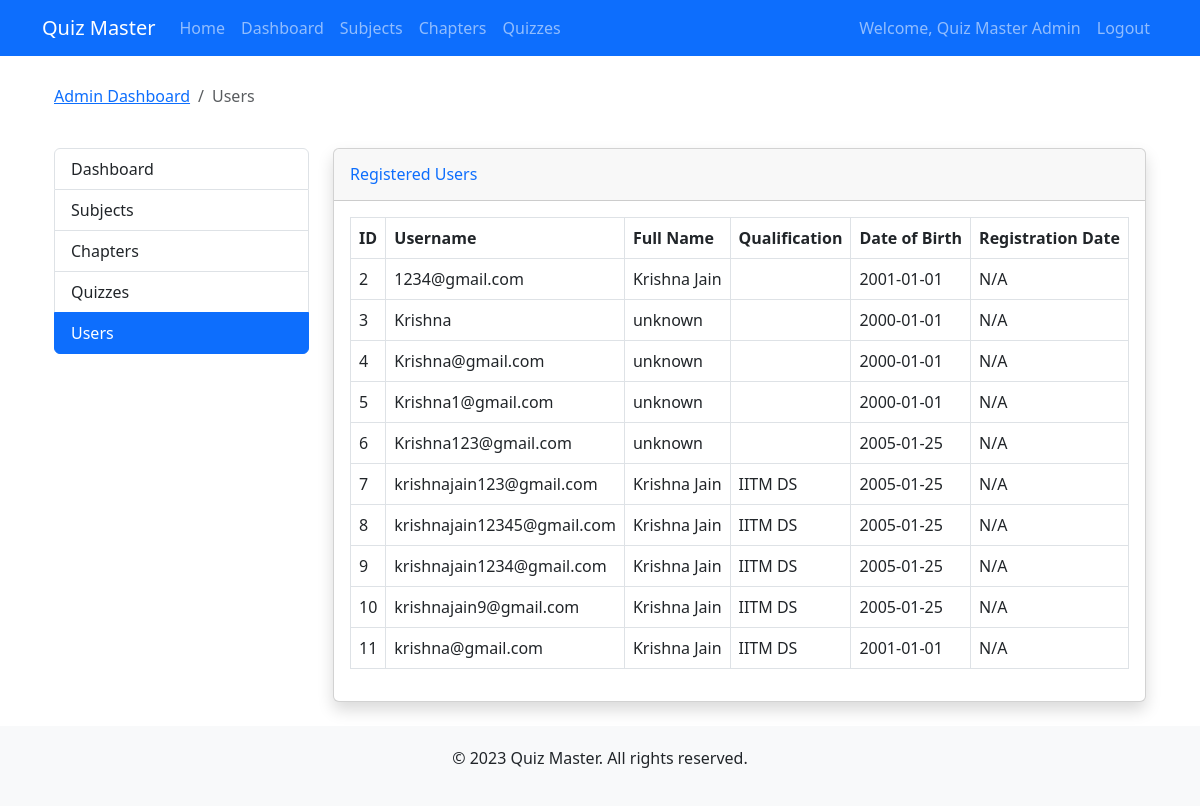
The app's page /admin/users (signed in) with its own data.
### models.py (models this page shows, shortened)
class User(db.Model, UserMixin):
    id = db.Column(db.Integer, primary_key=True)
    username = db.Column(db.String(100), unique=True, nullable=False)
    password_hash = db.Column(db.String(200), nullable=False)
    full_name = db.Column(db.String(100), nullable=False)
    qualification = db.Column(db.String(100))
    dob = db.Column(db.Date)
    is_admin = db.Column(db.Boolean, default=False)
    quiz_attempts = db.relationship('Score', backref='user', lazy=True)

### app.py (the view)
@app.route('/admin/users')
@login_required
def admin_users():
    if not current_user.is_admin:
        flash('Access denied', 'danger')
        return redirect(url_for('index'))
    users = User.query.filter_by(is_admin=False).all()
    return render_template('admin/users.html', users=users)

### app.py (called while the page is built)
@login_manager.user_loader
def load_user(user_id):
    return User.query.get(int(user_id))

### templates/admin/users.html (shortened to what this page needs)
{% extends 'admin/base.html' %}
{% block breadcrumb %}
<li class="breadcrumb-item active">Users</li>
{% endblock %}
{% block admin_content %}
<div class="card shadow mb-4">
    <div class="card-header py-3">
        <h6 class="m-0 font-weight-bold text-primary">Registered Users</h6>
    </div>
    <div class="card-body">
        <div class="table-responsive">
            <table class="table table-bordered" id="dataTable" width="100%" cellspacing="0">
                <thead>
                    <tr>
                        <th>ID</th>
                        <th>Username</th>
                        <th>Full Name</th>
                        <th>Qualification</th>
                        <th>Date of Birth</th>
                        <th>Registration Date</th>
                    </tr>
                </thead>
                <tbody>
                    {% for user in users %}
                    <tr>
                        <td>{{ user.id }}</td>
                        <td>{{ user.username }}</td>
                        <td>{{ user.full_name }}</td>
                        <td>{{ user.qualification }}</td>
                        <td>{{ user.dob.strftime('%Y-%m-%d') if user.dob else 'N/A' }}</td>
                        <td>{{ user.created_at.strftime('%Y-%m-%d %H:%M') if user.created_at else 'N/A' }}</td>
                    </tr>
                    {% endfor %}
                </tbody>
            </table>
        </div>
    </div>
</div>
{% endblock %}

### templates/base.html (shortened to what this page needs)
<!DOCTYPE html>
<html lang="en">
<head>
    <link href="https://cdn.jsdelivr.net/npm/bootstrap@5.3.0-alpha1/dist/css/bootstrap.min.css" rel="stylesheet">
</head>
<body>
    <nav class="navbar navbar-expand-lg navbar-dark bg-primary fixed-top">
        <div class="container">
            <a class="navbar-brand" href="{{ url_for('index') }}">Quiz Master</a>
            <div class="collapse navbar-collapse" id="navbarNav">
                <ul class="navbar-nav me-auto">
                    <li class="nav-item">
                        <a class="nav-link" href="{{ url_for('index') }}">Home</a>
                    </li>
                    {% if current_user.is_authenticated %}
                        {% if current_user.is_admin %}
                            <li class="nav-item">
                                <a class="nav-link" href="{{ url_for('admin_dashboard') }}">Dashboard</a>
                            </li>
                            <li class="nav-item">
                                <a class="nav-link" href="{{ url_for('admin_subjects') }}">Subjects</a>
                            </li>
                            <li class="nav-item">
                                <a class="nav-link" href="{{ url_for('admin_chapters') }}">Chapters</a>
                            </li>
                            <li class="nav-item">
                                <a class="nav-link" href="{{ url_for('admin_quizzes') }}">Quizzes</a>
                            </li>
                        {% endif %}
                    {% endif %}
                </ul>
                <ul class="navbar-nav">
                    {% if current_user.is_authenticated %}
                        <li class="nav-item">
                            <span class="nav-link">Welcome, {{ current_user.full_name }}</span>
                        </li>
                        <li class="nav-item">
                            <a class="nav-link" href="{{ url_for('logout') }}">Logout</a>
                        </li>
                    {% endif %}
                </ul>
            </div>
        </div>
    </nav>
    <div class="container content">
        {% block content %}{% endblock %}
    </div>
    <footer class="text-center">
        <div class="container">
            <p>&copy; 2023 Quiz Master. All rights reserved.</p>
        </div>
    </footer>
</body>
</html>

### templates/base.html (style rules this page uses)
body { padding-top: 60px; min-height: 100vh; display: flex; flex-direction: column; }
.content { flex: 1; }
footer { margin-top: auto; padding: 20px 0; background-color: #f8f9fa; }

### records on screen
User: full_name "Quiz Master Admin"
User: id "2", username "1234@gmail.com", full_name "Krishna Jain", dob "2001-01-01", created_at "N/A"
User: id "3", username "Krishna", full_name "unknown", dob "2000-01-01", created_at "N/A"
User: id "4", username "Krishna@gmail.com", full_name "unknown", dob "2000-01-01", created_at "N/A"
User: id "5", username "Krishna1@gmail.com", full_name "unknown", dob "2000-01-01", created_at "N/A"
User: id "6", username "Krishna123@gmail.com", full_name "unknown", dob "2005-01-25", created_at "N/A"
User: id "7", username "krishnajain123@gmail.com", full_name "Krishna Jain", qualification "IITM DS", dob "2005-01-25", created_at "N/A"
User: id "8", username "krishnajain12345@gmail.com", full_name "Krishna Jain", qualification "IITM DS", dob "2005-01-25", created_at "N/A"
User: id "9", username "krishnajain1234@gmail.com", full_name "Krishna Jain", qualification "IITM DS", dob "2005-01-25", created_at "N/A"
User: id "10", username "krishnajain9@gmail.com", full_name "Krishna Jain", qualification "IITM DS", dob "2005-01-25", created_at "N/A"
User: id "11", username "krishna@gmail.com", full_name "Krishna Jain", qualification "IITM DS", dob "2001-01-01", created_at "N/A"
